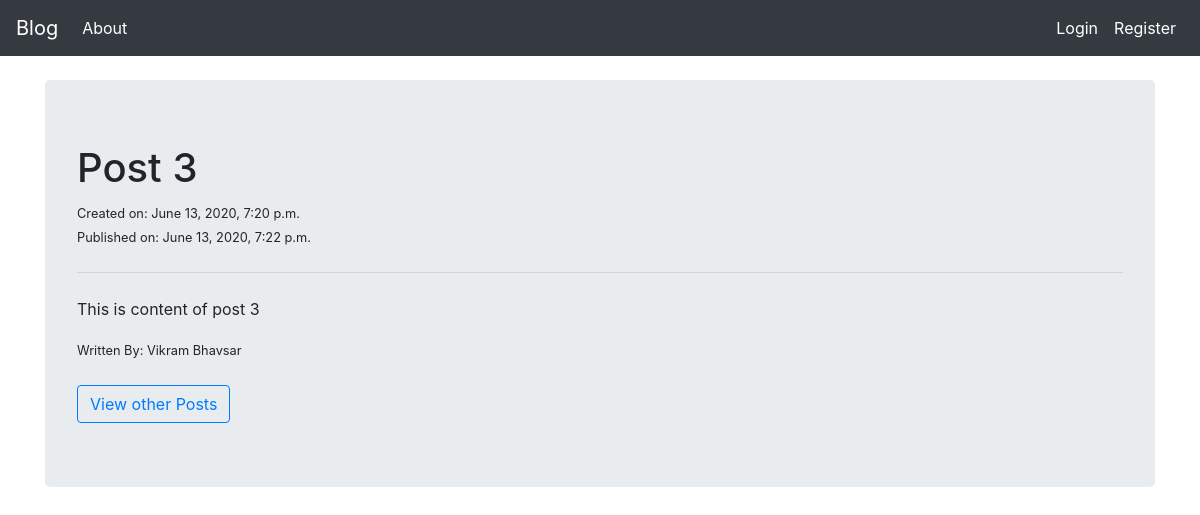
The page /post/8/ on the database as committed earlier.
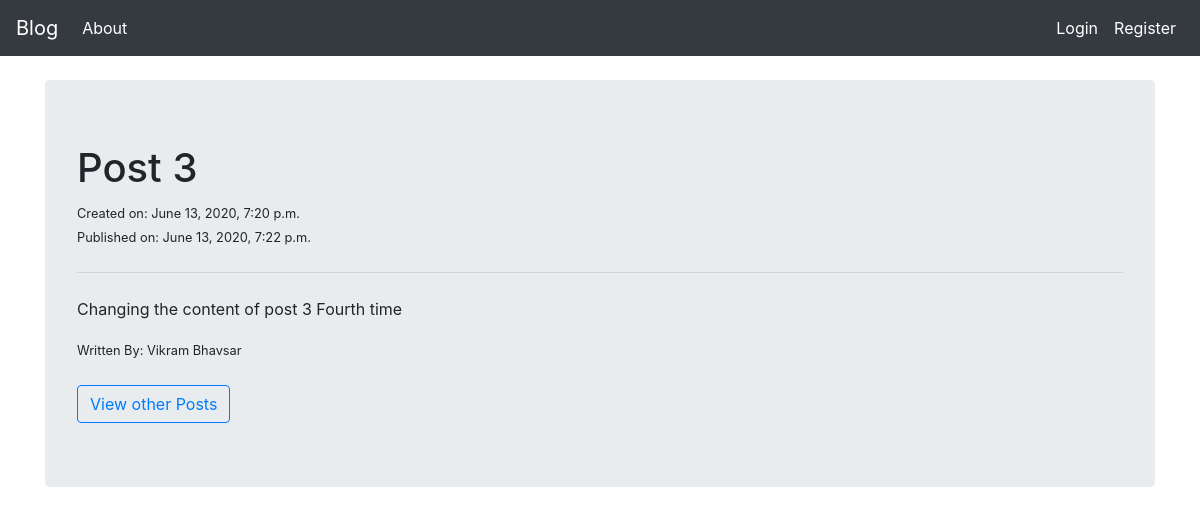
The same page on the database as committed later.
### blog/models.py (models this page shows, shortened)
class Post(models.Model):
    author = models.ForeignKey(settings.AUTH_USER_MODEL,on_delete=models.CASCADE,related_name="posts")
    title = models.CharField(max_length=200)
    text = models.TextField()
    create_date = models.DateTimeField(default=timezone.now())
    publish_date = models.DateTimeField(blank=True,null=True)

### blog/views.py (the view)
# urls.py: path("post/<int:pk>/",views.PostDetailView.as_view(),name="post_detail"),
class PostDetailView(DetailView):
    model = Post
    template_name = "blog/post_detail.html"
    def get_context_data(self, **kwargs):
        context = super().get_context_data(**kwargs)
        context["post"] = context["object"]
        return context

### blog/templates/blog/post_detail.html (shortened to what this page needs)
{% extends "blog/base.html" %}
{% block body_block %}
    <br>
    <div class="jumbotron">
        <h1>{{post.title}}</h1>
        <small>Created on: {{ post.create_date }} </small><br>
        {% if post.publish_date %}
            <small>Published on: {{ post.publish_date }} </small><br>
        {% else %}
            <small>Not Published yet.</small><br>
        {% endif %}
        <hr class="my-4">
        <p>{{ post.text}}</p>
        <small class="mr-auto">Written By: {{ post.author.first_name }} {{ post.author.last_name }}</small>
        <br><br>
        <a href="{% url "post_list" %}" class="btn btn-outline-primary">View other Posts</a>
    </div>
{% endblock %}

Rows that differ between the two databases and show on the page:
changed Post "Post 3": text "This is content of post 3" → "Changing the content of post 3 Fourth time"
